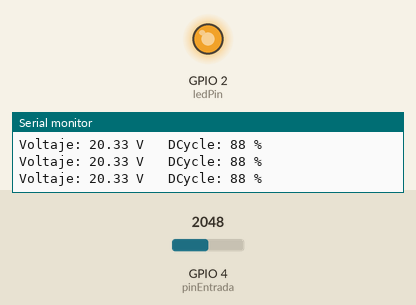
The sketch below on a simulated ESP32. Parts: output pins drawn as LEDs (lit = HIGH), the last lines printed to the serial monitor. The test bench sets the inputs (shaded band); at power-on: GPIO 4 (pinEntrada) = 2048.

Above: at 1.2 s.
1.3 s: GPIO 4 (pinEntrada) set to 0
At 3.1 s:
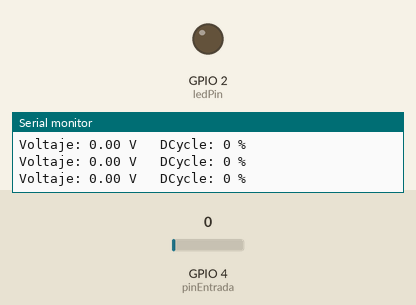
3.7 s: GPIO 4 (pinEntrada) set to 140
At 4.17 s:
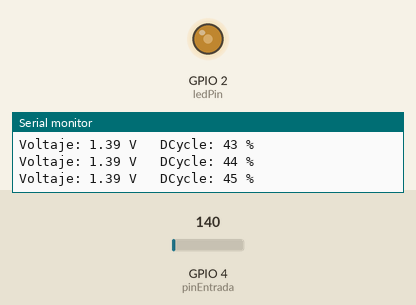
6.2 s: GPIO 4 (pinEntrada) set to 2866
At 6.36 s:
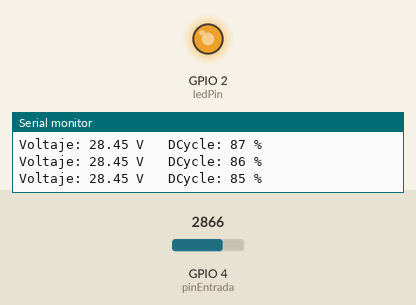
Timing chart, 0 to 9.2 s (numbered marks = the images above; inputs shaded):
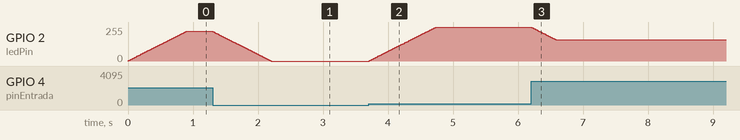

Measured:
- after the input at 1.3 s, GPIO 2 (ledPin): moves from 223/255 to 0/255 over 0.90 s, starting at once
- after the input at 3.7 s, GPIO 2 (ledPin): moves from 0/255 to 255/255 over 1.0 s, starting at once
- after the input at 6.2 s, GPIO 2 (ledPin): moves from 255/255 to 159/255 over 0.37 s, starting at once

The sketch:

Control_de_DC-DC_Buck.ino
```cpp
const int pinEntrada = 4;
const int ledPin = 2;
const int frecuencia = 20000;
const int canal = 0;
const int resolution = 8;
int dutyCycle = 127;
int currentDutyCycle = 0; // Duty cycle actual

void setup() {
  Serial.begin(115200);
  // Configuramos el PWM
  ledcSetup(canal, frecuencia, resolution);
  ledcAttachPin(ledPin, canal);
  pinMode(pinEntrada, INPUT);
}

void loop() {
  // Leer el valor analógico (0 - 4095)
  int valorADC = analogRead(pinEntrada);
  // Convertir el valor leído a voltaje (asumiendo que el rango de 0 a 4095 corresponde a 0V a 3.3V)
  float voltaje = valorADC * (3.3 / 4095.0);

  // Convertir el voltaje a un valor real según tu escala
  float voltaje_real = voltaje * 12.32;

  // Calcular el ciclo de trabajo en porcentaje
  if (voltaje_real != 0) {
    dutyCycle = 1800 / voltaje_real;
  } else {
    dutyCycle = 0; // Evitar división por cero
  }

  // Asegurarse de que el dutyCycle esté dentro de los límites válidos
  if (dutyCycle > 100) {
    dutyCycle = 100;
  } else if (dutyCycle < 0) {
    dutyCycle = 0;
  }

  // Ajustar el duty cycle actual gradualmente hacia el duty cycle deseado
  if (currentDutyCycle < dutyCycle) {
    currentDutyCycle++;
  } else if (currentDutyCycle > dutyCycle) {
    currentDutyCycle--;
  }

  // Convertir el ciclo de trabajo a bits (0 - 255 para 8 bits de resolución)
  int dutyCycle_bits = (currentDutyCycle * 255) / 100;

  // Aplicar el ciclo de trabajo al PWM
  ledcWrite(canal, dutyCycle_bits);

  // Mostrar el voltaje y el ciclo de trabajo en el monitor serie
  Serial.print("Voltaje: ");
  Serial.print(voltaje_real);
  Serial.print(" V   ");
  Serial.print("DCycle: ");
  Serial.print(currentDutyCycle);
  Serial.println(" %");

  // Esperar un breve periodo antes de la siguiente lectura para una transición suave
  delay(10); // Ajusta este valor según lo suave que desees la transición
}
```
